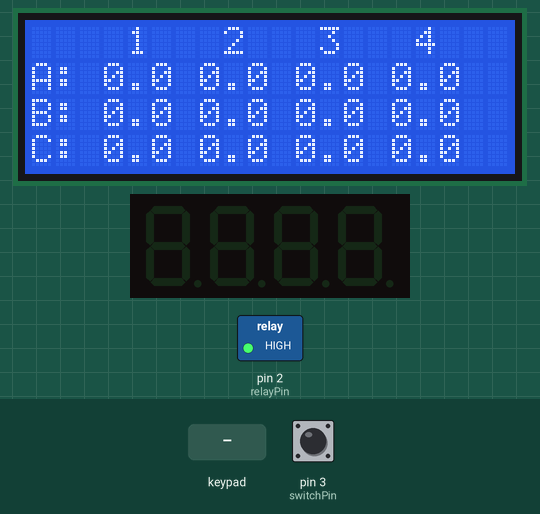
This sketch was run on a simulated Arduino Mega 2560, built with avr-gcc and run on an emulated ATmega2560. Shown: 20×4 character LCD, 4-digit seven-segment display, switched loads named in the sketch (green lamp = pin HIGH). The test bench sets the inputs (shaded band); at power-on: pin 3 (switchPin) HIGH.

Above: at 5.9 s.
6.0 s: key '*' pressed
At 6.9 s:
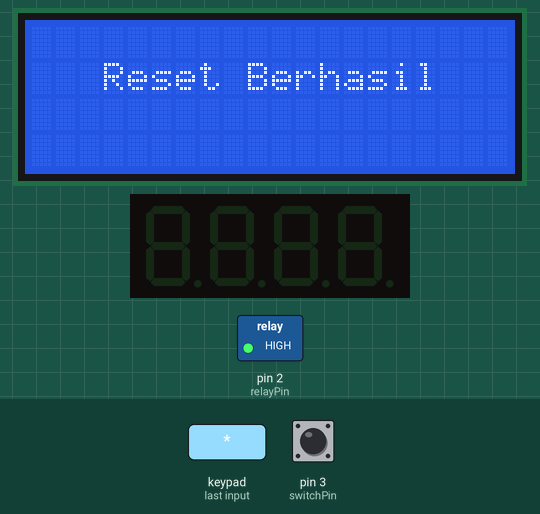
8.6 s: keypad keys 2 2 2 4 2 6 2 8 # pressed 0.4 s apart
At 12.4 s:
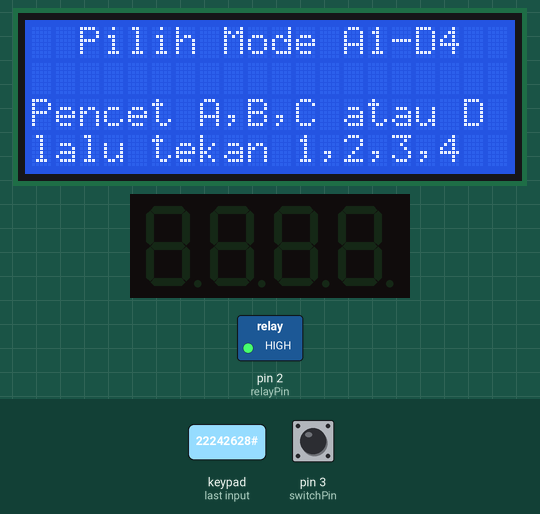
13.7 s: keypad keys 3 0 3 2 3 4 3 6 # pressed 0.4 s apart
At 16.5 s:
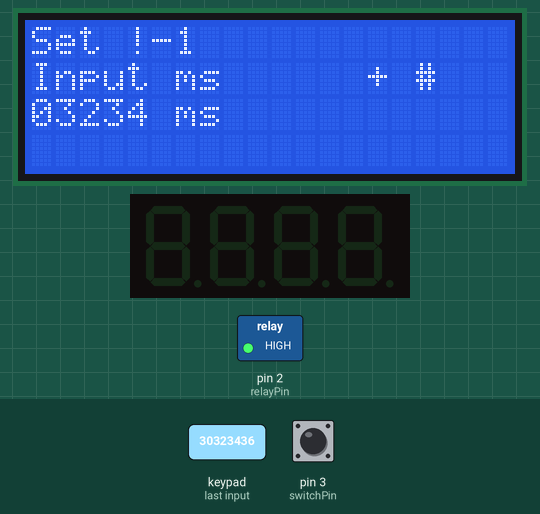
18.8 s: key 'D' pressed
At 19.7 s:
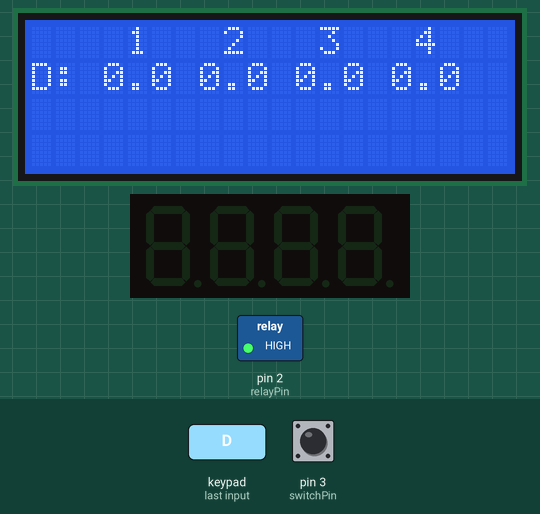
20.3 s: key '#' pressed
At 21.5 s:
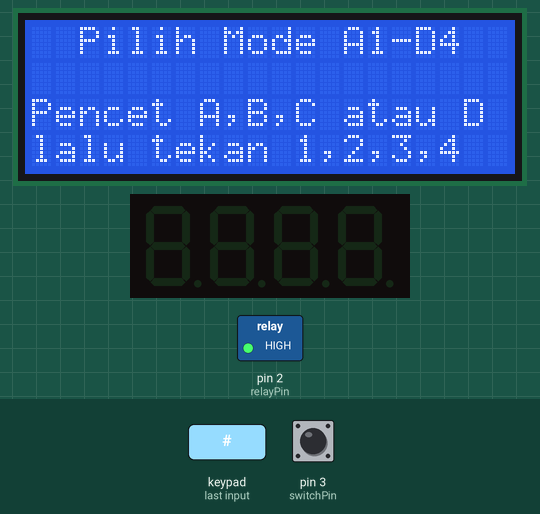
21.8 s: keypad keys 1 3 9 7 2 2 2 2 # pressed 0.4 s apart
At 24.8 s:
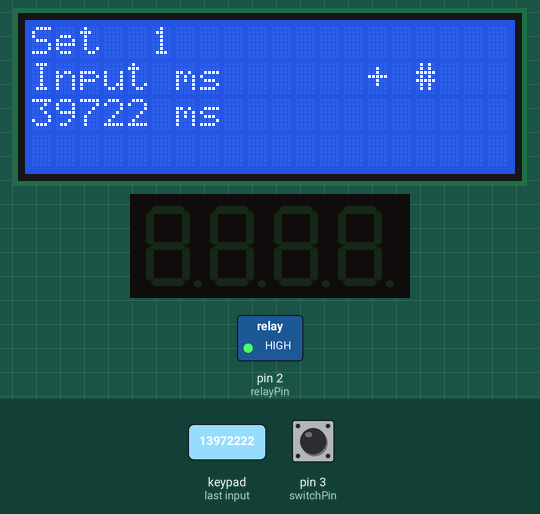
Timing chart, 0 to 26.3 s (numbered marks = the images above; inputs shaded):
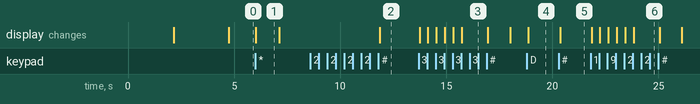

Measured:
- after the input at 6.0 s, the display: changes at once (image 1)
- after the input at 8.6 s, the display: changes after 3.3 s (image 2)
- after the input at 13.7 s, the display: first changes after 0.06 s (image 3 shows a later state)
- after the input at 18.8 s, the display: changes after 0.06 s (image 4)
- after the input at 20.3 s, the display: changes after 0.08 s (image 5)
- after the input at 21.8 s, the display: first changes after 0.06 s (image 6 shows a later state)
- what the display in image 1 shows lasts 1.1 s, from 6.0 s to 7.1 s

The sketch:

twisting_control_multi_time_16_time.ino
```cpp
#include <Wire.h>
#include <LiquidCrystal_I2C.h>
#include <Keypad.h>
#include <TM1637Display.h>

// ------------------ Konstanta dan Variabel ------------------

#define TM1637_CLK 4
#define TM1637_DIO 5
TM1637Display display(TM1637_CLK, TM1637_DIO);

enum SystemMode {
  MODE_IDLE,
  MODE_A1, MODE_A2, MODE_A3, MODE_A4,
  MODE_B1, MODE_B2, MODE_B3, MODE_B4,
  MODE_C1, MODE_C2, MODE_C3, MODE_C4,
  MODE_D1, MODE_D2, MODE_D3, MODE_D4
};

const int TOTAL_MODES = 16;
unsigned int modeTimes[TOTAL_MODES];

SystemMode currentMode = MODE_IDLE;
SystemMode nextMode = MODE_IDLE;
SystemMode selectedModeToSet = MODE_A1;

bool systemRunning = false;
bool inputMode = false;
bool waitingForTime = false;
bool modeJustFinished = false;
char currentGroup = ' ';

String inputValue = "";
unsigned int tempValue = 0;

unsigned long previousMillis = 0;
unsigned long interval = 0;

const int relayPin = 2;
const int switchPin = 3;

int switchState = HIGH;
int lastSwitchState = HIGH;
unsigned long lastDebounceTime = 0;
const unsigned long debounceDelay = 50;

int scrollOffset = 0; // 0 = Grup A–C, 1 = Grup D

// ------------------ LCD & Keypad Setup ------------------

LiquidCrystal_I2C lcd(0x27, 20, 4); // LCD 20x4

const byte ROWS = 4;
const byte COLS = 4;
char keys[ROWS][COLS] = {
  {'1','2','3','A'},
  {'4','5','6','B'},
  {'7','8','9','C'},
  {'*','0','#','D'}
};

byte rowPins[ROWS] = {22, 24, 26, 28};
byte colPins[COLS] = {30, 32, 34, 36};
Keypad keypad = Keypad(makeKeymap(keys), rowPins, colPins, ROWS, COLS);

// ------------------ Fungsi Utilitas ------------------

unsigned long safeMillisDiff(unsigned long now, unsigned long previous) {
  return (now >= previous) ? (now - previous) : (4294967295UL - previous + now + 1);
}

int getModeIndex(SystemMode mode) {
  return (int)mode - 1;
}

String getModeString(SystemMode mode) {
  if (mode == MODE_IDLE) return "Idle";
  int index = getModeIndex(mode);
  char prefix = 'A' + (index / 4);
  int num = (index % 4) + 1;
  return String(prefix) + String(num);
}

void update7Segment(SystemMode mode) {
  if (mode == MODE_IDLE) {
    display.clear();
    return;
  }
  int index = getModeIndex(mode);
  char prefix = 'A' + (index / 4);
  int num = (index % 4) + 1;

  uint8_t seg[4] = { 0x00, 0x00, 0x00, 0x00 };
  switch (prefix) {
    case 'A': seg[0] = 0x77; break; // A
    case 'B': seg[0] = 0x7C; break; // b
    case 'C': seg[0] = 0x39; break; // C
    case 'D': seg[0] = 0x5E; break; // d
    default:  seg[0] = 0x00; break;
  }
  seg[1] = display.encodeDigit(num);
  display.setSegments(seg);
}

// ------------------ Setup & Loop ------------------

void setup() {
  Serial.begin(9600);
  pinMode(relayPin, OUTPUT);
  digitalWrite(relayPin, HIGH);
  pinMode(switchPin, INPUT_PULLUP);
  lcd.init();
  lcd.backlight();
  display.setBrightness(0x0f);
  display.clear();
  showSplashScreen();
  delay(500);
  showMainScreen();
}

void loop() {
  static unsigned long lastKeypadTime = 0;
  const unsigned long keypadInterval = 50;

  if (millis() - lastKeypadTime >= keypadInterval) {
    lastKeypadTime = millis();
    char key = keypad.getKey();
    if (key) handleKeypadInput(key);
  }

  readSwitch();

  if (systemRunning && interval > 0) runSystem();
}

// ------------------ Fungsi Tampilan ------------------

void showSplashScreen() {
  lcd.clear();
  lcd.setCursor(5, 0); lcd.print("Timer Multi");
  lcd.setCursor(5, 1); lcd.print("CONTROLLER");
  lcd.setCursor(2, 3); lcd.print("Versi : 16 waktu");
  delay(2000);
  lcd.clear();
  lcd.setCursor(3, 0); lcd.print("Build BY AGUS F");
  lcd.setCursor(4, 2); lcd.print("15 JULI 2025");
  delay(2000);
}

void showMainScreen() {
  lcd.clear();
  if (systemRunning) {
    updateRunningDisplay();
  } else {
    showAllModeTimes();
    digitalWrite(relayPin, HIGH);
    display.clear();
  }
}

void showAllModeTimes() {
  lcd.clear();

  // Baris 0: Header kolom
  lcd.setCursor(0, 0);
  lcd.print("    1   2   3   4");

  // Baris 1–3: Grup A–D (per halaman 3 grup)
  for (int i = 0; i < 3; i++) {
    int groupIndex = scrollOffset * 3 + i;
    if (groupIndex >= 4) break;

    lcd.setCursor(0, i + 1);
    char label = 'A' + groupIndex;
    lcd.print(label);
    lcd.print(":");

    for (int j = 0; j < 4; j++) {
      int index = groupIndex * 4 + j;
      float detik = modeTimes[index] / 1000.0;

      // Format nilai: 4 karakter lebar total, contoh: " 3.0", "10.0"
      lcd.print(" ");
      if (detik < 10) lcd.print("");  // Tambah spasi untuk angka <10 agar rata
      lcd.print(detik, 1);             // Cetak 1 angka desimal
    }
  }

}


void updateRunningDisplay() {
  lcd.clear();
  lcd.setCursor(0, 0);
  lcd.print("Run ");
  lcd.print(getModeString(currentMode));
  lcd.print(" ");
  lcd.print(modeTimes[getModeIndex(currentMode)] / 1000.0, 1);
  lcd.print("s");

  lcd.setCursor(0, 2);
  lcd.print("Next ");
  lcd.print(getModeString(nextMode));
  lcd.print(" ");
  lcd.print(modeTimes[getModeIndex(nextMode)] / 1000.0, 1);
  lcd.print("s");

  update7Segment(currentMode);
}

void showModeComplete() {
  lcd.clear();
  lcd.setCursor(0, 0);
  lcd.print(getModeString(currentMode));
  lcd.print(" Selesai (");
  lcd.print(modeTimes[getModeIndex(currentMode)] / 1000.0, 1);
  lcd.print("s)");

  lcd.setCursor(0, 2);
  lcd.print("Next ");
  lcd.print(getModeString(nextMode));
  lcd.print("    ");
  lcd.print(modeTimes[getModeIndex(nextMode)] / 1000.0, 1);
  lcd.print("s");

  update7Segment(nextMode);
}

// ------------------ Mode ------------------

void determineNextMode() {
  int index = getModeIndex(currentMode);
  for (int i = 1; i <= TOTAL_MODES; i++) {
    int nextIndex = (index + i) % TOTAL_MODES;
    if (modeTimes[nextIndex] > 0) {
      nextMode = (SystemMode)(nextIndex + 1);
      return;
    }
  }
  nextMode = currentMode;
}

void startMode(SystemMode mode) {
  currentMode = mode;
  systemRunning = true;
  determineNextMode();
  int index = getModeIndex(mode);
  interval = (index >= 0 && index < TOTAL_MODES) ? modeTimes[index] : 0;
  if (interval > 0) {
    digitalWrite(relayPin, LOW);
    previousMillis = millis();
    updateRunningDisplay();
  } else {
    systemRunning = false;
  }
}

void runSystem() {
  unsigned long currentMillis = millis();
  if (safeMillisDiff(currentMillis, previousMillis) >= interval) {
    digitalWrite(relayPin, HIGH);
    systemRunning = false;
    modeJustFinished = true;
    showModeComplete();
  }
}

void readSwitch() {
  int reading = digitalRead(switchPin);
  if (reading != lastSwitchState) lastDebounceTime = millis();
  if (safeMillisDiff(millis(), lastDebounceTime) > debounceDelay) {
    if (reading != switchState) {
      switchState = reading;
      if (switchState == LOW) {
        if (!systemRunning && currentMode == MODE_IDLE) {
          for (int i = 0; i < TOTAL_MODES; i++) {
            if (modeTimes[i] > 0) {
              startMode((SystemMode)(i + 1));
              break;
            }
          }
        } else if (!systemRunning && modeJustFinished) {
          startMode(nextMode);
          modeJustFinished = false;
        }
      }
    }
  }
  lastSwitchState = reading;
}

// ------------------ Input Keypad ------------------

void handleKeypadInput(char key) {
  if (key == '*' && !inputMode) {
    resetAll();
  }
  else if (key == 'D' && !inputMode) {
    scrollOffset = (scrollOffset + 1) % 2;
    showAllModeTimes();
  }
  else if (key == '#' && !inputMode) {
    inputMode = true;
    inputValue = "";
    lcd.clear();
    lcd.setCursor(0, 0);
    lcd.print("  Pilih Mode A1-D4");
    lcd.setCursor(0, 2);
    lcd.print("Pencet A,B,C atau D");
    lcd.setCursor(0, 3);
    lcd.print("lalu tekan 1,2,3,4");
  } else if (inputMode && !waitingForTime && key >= 'A' && key <= 'D') {
    currentGroup = key;
    lcd.clear();
    lcd.setCursor(0, 0);
    lcd.print("Grup: "); lcd.print(currentGroup);
    lcd.setCursor(0, 1);
    lcd.print("Tekan 1-4");
  } else if (inputMode && !waitingForTime && key >= '1' && key <= '4') {
    int group = currentGroup - 'A';
    int number = key - '1';
    selectedModeToSet = (SystemMode)(group * 4 + number + 1);
    waitingForTime = true;
    inputValue = "";
    tempValue = 0;
    lcd.clear();
    lcd.setCursor(0, 0);
    lcd.print("Set "); lcd.print(getModeString(selectedModeToSet));
    lcd.setCursor(0, 1); lcd.print("Input ms      + #");
  } else if (waitingForTime && isdigit(key)) {
    inputValue += key;
    if (inputValue.length() > 5) inputValue = inputValue.substring(0, 5);
    tempValue = inputValue.toInt();
    lcd.setCursor(0, 2);
    lcd.print(inputValue); lcd.print(" ms    ");
  } else if (waitingForTime && key == '#') {
    saveInput();
  }
}

void saveInput() {
  if (selectedModeToSet >= MODE_A1 && selectedModeToSet <= MODE_D4) {
    modeTimes[getModeIndex(selectedModeToSet)] = tempValue;
  }
  inputMode = false;
  waitingForTime = false;
  lcd.clear();
  lcd.setCursor(0, 0);
  lcd.print(getModeString(selectedModeToSet));
  lcd.print(" = ");
  lcd.print(tempValue); lcd.print("ms");
  lcd.setCursor(0, 1);
  lcd.print("Disimpan");
  delay(1000);
  showAllModeTimes();
}

void resetAll() {
  for (int i = 0; i < TOTAL_MODES; i++) modeTimes[i] = 0;
  inputMode = false;
  waitingForTime = false;
  currentMode = MODE_IDLE;
  systemRunning = false;
  modeJustFinished = false;
  digitalWrite(relayPin, HIGH);
  lcd.clear();
  lcd.setCursor(3, 1); lcd.print("Reset Berhasil");
  delay(1000);
  showMainScreen();
}
```
